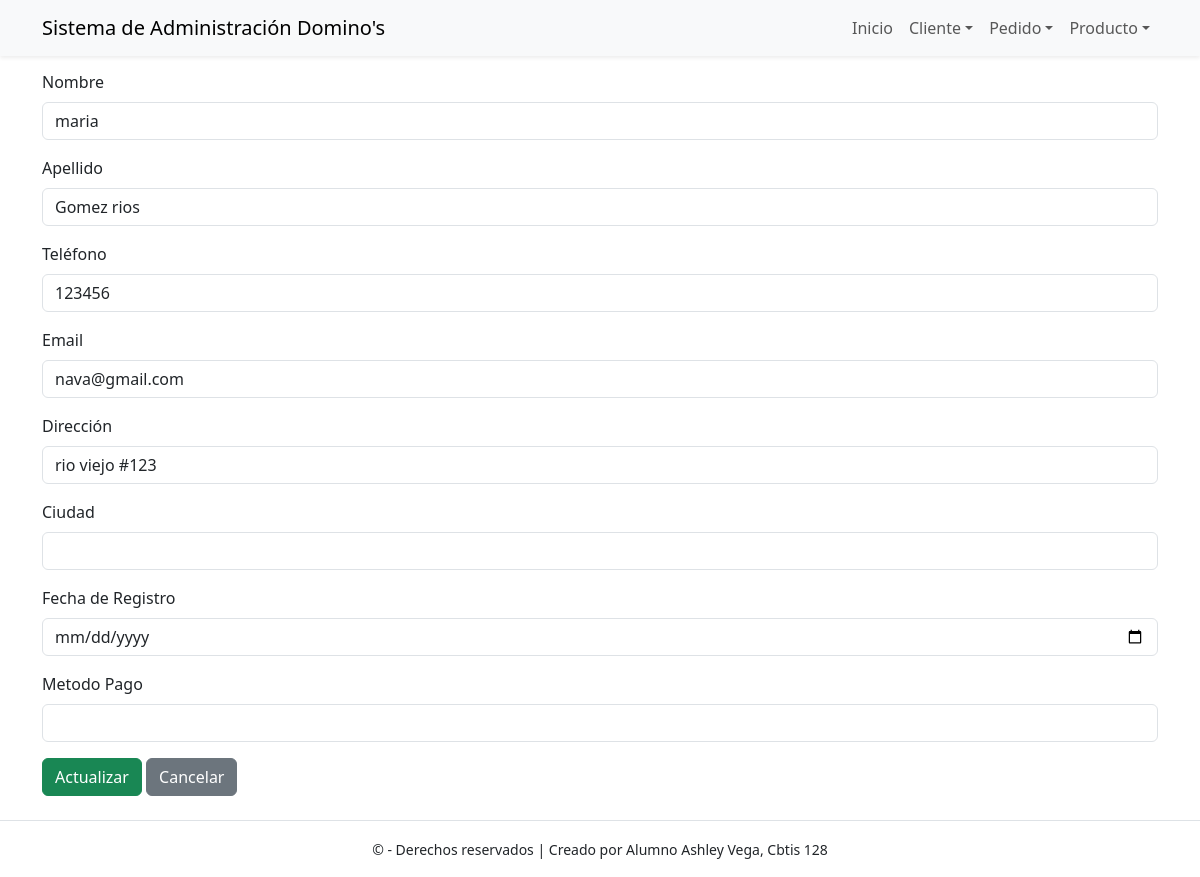
Page /cliente/editar/2/ on the committed database.
### app_Dominos/models.py (models this page shows, shortened)
class Cliente(models.Model):
    id_cliente = models.AutoField(primary_key=True)
    nombre = models.CharField(max_length=100)
    apellido = models.CharField(max_length=100)
    email = models.EmailField(max_length=100, unique=True)
    telefono = models.CharField(max_length=50, blank=True)
    direccion = models.CharField(max_length=200, blank=True)
    fecha_registro = models.DateField(auto_now_add=True)
    metodo_pago_preferido = models.CharField(max_length=100, blank=True)

### app_Dominos/views.py (the view)
# urls.py: path('cliente/editar/<int:pk>/', views.actualizar_cliente, name='actualizar_cliente'),
def actualizar_cliente(request, pk):
    cliente = get_object_or_404(Cliente, pk=pk)
    return render(request, 'cliente/actualizar_cliente.html', {'cliente': cliente})

### app_Dominos/templates/cliente/actualizar_cliente.html (shortened to what this page needs)
{% extends 'base.html' %}
{% block content %}
  <h2>Actualizar Cliente</h2>
  <form method="post" action="{% url 'realizar_actualizacion_cliente' cliente.pk %}">
    <div class="mb-3">
      <label class="form-label">Nombre</label>
      <input class="form-control" name="nombre" value="{{ cliente.nombre }}">
    </div>
    <div class="mb-3">
      <label class="form-label">Apellido</label>
      <input class="form-control" name="apellido" value="{{ cliente.apellido }}">
    </div>
    <div class="mb-3">
      <label class="form-label">Teléfono</label>
      <input class="form-control" name="telefono" value="{{ cliente.telefono }}">
    </div>
    <div class="mb-3">
      <label class="form-label">Email</label>
      <input class="form-control" name="email" type="email" value="{{ cliente.email }}">
    </div>
    <div class="mb-3">
      <label class="form-label">Dirección</label>
      <input class="form-control" name="direccion" value="{{ cliente.direccion }}">
    </div>
    <div class="mb-3">
      <label class="form-label">Ciudad</label>
      <input class="form-control" name="ciudad" value="{{ cliente.ciudad }}">
    </div>
    <div class="mb-3">
      <label class="form-label">Fecha de Registro</label>
      <input class="form-control" name="fecha_registro" type="date" value="{{ cliente.fecha_registro }}">
    </div>
    <div class="mb-3">
        <label class="form-label">Metodo Pago</label>
        <input class="form-control" name="metodo_pago_preferido">
    </div>
    <button class="btn btn-success" type="submit">Actualizar</button>
    <a class="btn btn-secondary" href="{% url 'ver_cliente' %}">Cancelar</a>
  </form>
{% endblock %}

### rows in the picture
Cliente: nombre "maria", apellido "Gomez rios", telefono "123456", email "nava@gmail.com", direccion "rio viejo #123"
